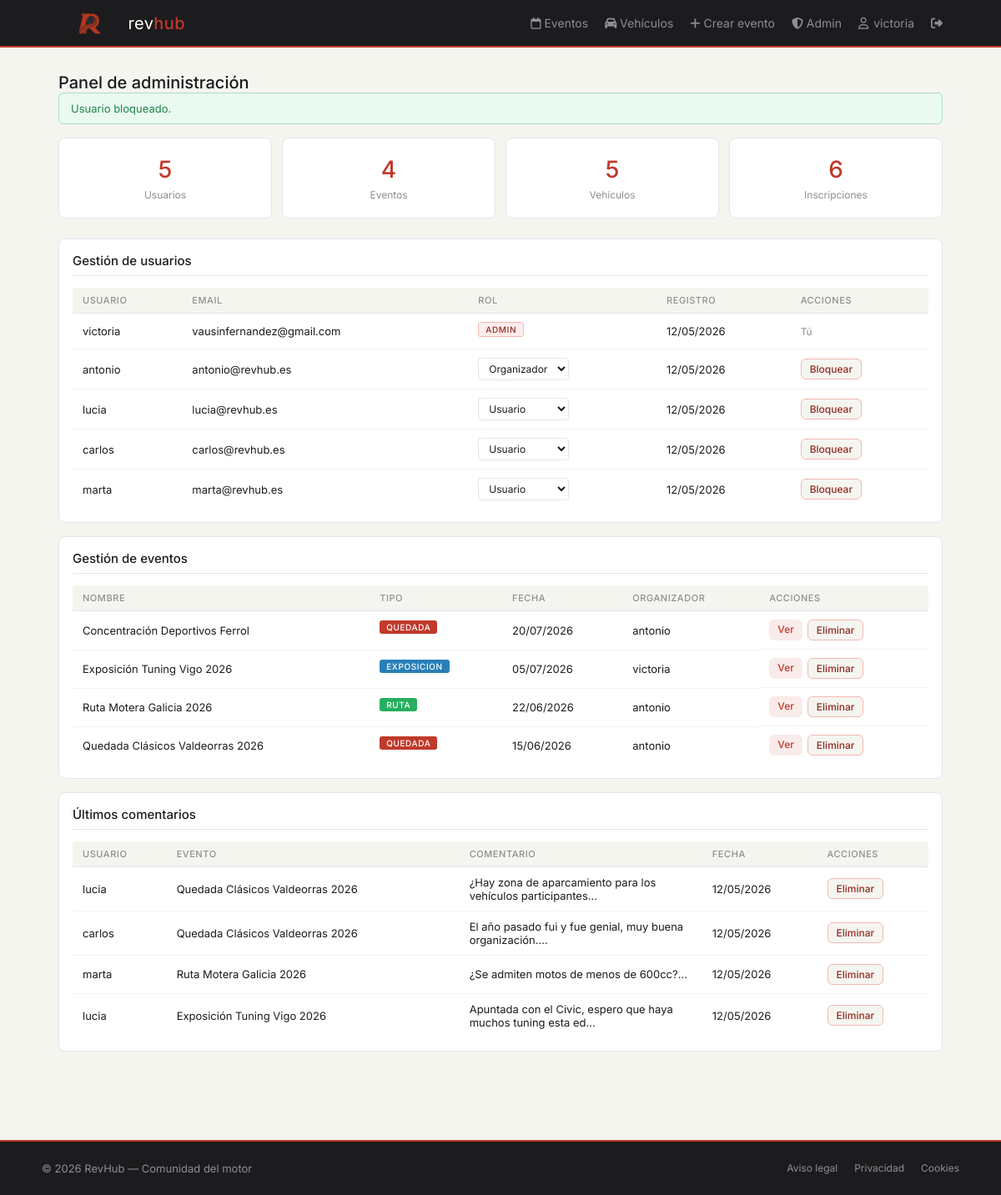
Page /admin.php?bloquear=2 (signed in) on the committed database.
### tables this page shows
CREATE TABLE usuarios (
  id_usuario     INT AUTO_INCREMENT PRIMARY KEY,
  nombre         VARCHAR(100)  NOT NULL,
  apellidos      VARCHAR(150)  NOT NULL,
  username       VARCHAR(50)   NOT NULL UNIQUE,
  email          VARCHAR(150)  NOT NULL UNIQUE,
  contrasena     VARCHAR(255)  NOT NULL,
  foto_perfil    VARCHAR(255),
  descripcion    TEXT,
  rol            ENUM('usuario', 'organizador', 'admin', 'bloqueado') NOT NULL DEFAULT 'usuario',
  fecha_registro DATETIME NOT NULL DEFAULT CURRENT_TIMESTAMP
);

CREATE TABLE eventos (
  id_evento                 INT AUTO_INCREMENT PRIMARY KEY,
  id_usuario                INT           NOT NULL,
  nombre                    VARCHAR(200)  NOT NULL,
  descripcion               TEXT,
  fecha                     DATE          NOT NULL,
  fecha_limite_inscripcion  DATE          DEFAULT NULL ,
  hora                      TIME          NOT NULL,
  ubicacion                 VARCHAR(255)  NOT NULL,
  salida                    VARCHAR(255)  DEFAULT NULL,
  destino                   VARCHAR(255)  DEFAULT NULL,
  puntos_intermedios        VARCHAR(1000) DEFAULT NULL,
  max_participantes         INT           NOT NULL DEFAULT 50,
  tipo_evento               VARCHAR(50)   NOT NULL,
  tipos_admitidos           VARCHAR(255),
  marcas_admitidas          VARCHAR(500),
  cartel                    VARCHAR(255),
  fecha_creacion            DATETIME      NOT NULL DEFAULT CURRENT_TIMESTAMP,
  FOREIGN KEY (id_usuario) REFERENCES usuarios(id_usuario)
);

CREATE TABLE comentarios (
  id_comentario INT AUTO_INCREMENT PRIMARY KEY,
  id_usuario    INT      NOT NULL,
  id_evento     INT      NOT NULL,
  texto         TEXT     NOT NULL,
  fecha         DATETIME NOT NULL DEFAULT CURRENT_TIMESTAMP,
  FOREIGN KEY (id_usuario) REFERENCES usuarios(id_usuario),
  FOREIGN KEY (id_evento)  REFERENCES eventos(id_evento)
);

### admin.php (the view, shortened to what this page needs)
<?php
include 'includes/cabecera.php';
include 'php/conexion.php';
$ok    = '';
if (isset($_GET['bloquear']) && is_numeric($_GET['bloquear'])) {
    $id_u = (int)$_GET['bloquear'];
    mysqli_query($conexion, "UPDATE usuarios SET rol = 'bloqueado' WHERE id_usuario = $id_u");
    $ok = 'Usuario bloqueado.';
}
$num_usuarios  = mysqli_fetch_assoc(mysqli_query($conexion, "SELECT COUNT(*) as t FROM usuarios"))['t'];
$num_eventos   = mysqli_fetch_assoc(mysqli_query($conexion, "SELECT COUNT(*) as t FROM eventos"))['t'];
$num_vehiculos = mysqli_fetch_assoc(mysqli_query($conexion, "SELECT COUNT(*) as t FROM vehiculos"))['t'];
$num_inscrip   = mysqli_fetch_assoc(mysqli_query($conexion, "SELECT COUNT(*) as t FROM inscripciones"))['t'];
$usuarios    = mysqli_query($conexion, "SELECT * FROM usuarios ORDER BY fecha_registro DESC");
$eventos     = mysqli_query($conexion,
    "SELECT e.*, u.username FROM eventos e
     JOIN usuarios u ON e.id_usuario = u.id_usuario
     ORDER BY e.fecha DESC"
);
$comentarios = mysqli_query($conexion,
    "SELECT c.*, u.username, e.nombre AS nombre_evento
     FROM comentarios c
     JOIN usuarios u ON c.id_usuario = u.id_usuario
     JOIN eventos e ON c.id_evento = e.id_evento
     ORDER BY c.fecha DESC LIMIT 10"
);
?>
<main>
    <div class="contenedor">
        <h2 class="pagina-titulo">Panel de administración</h2>
        <?php if ($ok): ?>
            <div class="alerta alerta-ok"><?= $ok ?></div>
        <?php endif; ?>
        <div class="admin-stats">
            <div class="stat-card">
                <span><?= $num_usuarios ?></span>
                <small>Usuarios</small>
            </div>
            <div class="stat-card">
                <span><?= $num_eventos ?></span>
                <small>Eventos</small>
            </div>
            <div class="stat-card">
                <span><?= $num_vehiculos ?></span>
                <small>Vehículos</small>
            </div>
            <div class="stat-card">
                <span><?= $num_inscrip ?></span>
                <small>Inscripciones</small>
            </div>
        </div>
        <div class="lateral-card">
            <h3>Gestión de usuarios</h3>
            <div class="tabla-scroll">
                <table class="tabla-admin">
                    <thead>
                        <tr>
                            <th>Usuario</th>
                            <th>Email</th>
                            <th>Rol</th>
                            <th>Registro</th>
                            <th>Acciones</th>
                        </tr>
                    </thead>
                    <tbody>
                        <?php while ($u = mysqli_fetch_assoc($usuarios)): ?>
                        <tr class="<?= $u['rol'] === 'bloqueado' ? 'fila-bloqueado' : '' ?>">
                            <td><?= htmlspecialchars($u['username']) ?></td>
                            <td><?= htmlspecialchars($u['email']) ?></td>
                            <td>
                                <?php if ($u['rol'] === 'bloqueado'): ?>
                                    <span class="estado-bloqueado">Bloqueado</span>
                                <?php elseif ($u['id_usuario'] == $_SESSION['usuario']): ?>
                                    <span class="etiqueta-rol etiqueta-<?= $u['rol'] ?>"><?= $u['rol'] ?></span>
                                <?php else: ?>
                                    <form method="POST" action="" class="form-rol">
                                        <select name="rol" onchange="this.form.submit()" class="select-rol">
                                            <option value="usuario"     <?= $u['rol'] === 'usuario'     ? 'selected' : '' ?>>Usuario</option>
                                            <option value="organizador" <?= $u['rol'] === 'organizador' ? 'selected' : '' ?>>Organizador</option>
                                        </select>
                                    </form>
                                <?php endif; ?>
                            </td>
                            <td><?= date('d/m/Y', strtotime($u['fecha_registro'])) ?></td>
                            <td>
                                <?php if ($u['id_usuario'] != $_SESSION['usuario']): ?>
                                    <?php if ($u['rol'] === 'bloqueado'): ?>
                                        <a href="/revhub/admin.php?desbloquear=<?= $u['id_usuario'] ?>"
                                           class="btn-accion btn-sm">
                                           Desbloquear
                                        </a>
                                    <?php else: ?>
                                        <a href="/revhub/admin.php?bloquear=<?= $u['id_usuario'] ?>"
                                           class="btn-peligro btn-sm"
                                           onclick="return confirm('¿Bloquear a <?= htmlspecialchars($u['username']) ?>?')">
                                           Bloquear
                                        </a>
                                    <?php endif; ?>
                                <?php else: ?>
                                    <span class="texto-gris">Tú</span>
                                <?php endif; ?>
                            </td>
                        </tr>
                        <?php endwhile; ?>
                    </tbody>
                </table>
            </div>
        </div>
        <div class="lateral-card">
            <h3>Gestión de eventos</h3>
            <div class="tabla-scroll">
                <table class="tabla-admin">
                    <thead>
                        <tr>
                            <th>Nombre</th>
                            <th>Tipo</th>
                            <th>Fecha</th>
                            <th>Organizador</th>
                            <th>Acciones</th>
                        </tr>
                    </thead>
                    <tbody>
                        <?php while ($ev = mysqli_fetch_assoc($eventos)): ?>
                        <tr>
                            <td><?= htmlspecialchars($ev['nombre']) ?></td>
                            <td><span class="etiqueta etiqueta-<?= $ev['tipo_evento'] ?>"><?= $ev['tipo_evento'] ?></span></td>
                            <td><?= date('d/m/Y', strtotime($ev['fecha'])) ?></td>
                            <td><?= htmlspecialchars($ev['username']) ?></td>
                            <td class="acciones-td">
                                <a href="/revhub/evento.php?id=<?= $ev['id_evento'] ?>"
                                   class="btn-accion btn-sm">Ver</a>
                                <a href="/revhub/admin.php?eliminar_evento=<?= $ev['id_evento'] ?>"
                                   class="btn-peligro btn-sm"
                                   onclick="return confirm('¿Eliminar este evento?')">
                                   Eliminar
                                </a>
                            </td>
                        </tr>
                        <?php endwhile; ?>
                    </tbody>
                </table>
            </div>
        </div>
        <div class="lateral-card">
            <h3>Últimos comentarios</h3>
            <div class="tabla-scroll">
                <table class="tabla-admin">
                    <thead>
                        <tr>
                            <th>Usuario</th>
                            <th>Evento</th>
                            <th>Comentario</th>
                            <th>Fecha</th>
                            <th>Acciones</th>
                        </tr>
                    </thead>
                    <tbody>
                        <?php while ($com = mysqli_fetch_assoc($comentarios)): ?>
                        <tr>
                            <td><?= htmlspecialchars($com['username']) ?></td>
                            <td><?= htmlspecialchars($com['nombre_evento']) ?></td>
                            <td class="td-texto"><?= htmlspecialchars(substr($com['texto'], 0, 60)) ?>...</td>
                            <td><?= date('d/m/Y', strtotime($com['fecha'])) ?></td>
                            <td>
                                <a href="/revhub/admin.php?eliminar_comentario=<?= $com['id_comentario'] ?>"
                                   class="btn-peligro btn-sm"
                                   onclick="return confirm('¿Eliminar este comentario?')">
                                   Eliminar
                                </a>
                            </td>
                        </tr>
                        <?php endwhile; ?>
                    </tbody>
                </table>
            </div>
        </div>
    </div>
</main>
<?php include 'includes/pie.php'; ?>

### css/style.css (style rules this page uses)
* { margin: 0; padding: 0; box-sizing: border-box; }
body { font-family: 'Inter', Arial, sans-serif; font-size: 14px; background: #F5F5F0; color: #1C1C1E; min-height: 100vh; display: flex; flex-direction: column; overflow-x: hidden; }
a { text-decoration: none; color: inherit; }
main { flex: 1; }
.btn-accion { display: inline-block; background: #F9EBEA; color: #C0392B; padding: 8px 18px; border-radius: 6px; font-size: 13px; font-family: 'Inter', Arial, sans-serif; font-weight: 500; border: none; cursor: pointer; }
.btn-peligro { display: inline-block; background: #F5F5F0; color: #922B21; padding: 8px 18px; border-radius: 6px; font-size: 13px; font-family: 'Inter', Arial, sans-serif; font-weight: 500; border: 1px solid #F5B7B1; cursor: pointer; }
.contenedor { max-width: 1100px; margin: 0 auto; padding: 30px 20px; }
.etiqueta { display: inline-block; font-size: 10px; font-weight: 500; padding: 2px 8px; border-radius: 3px; margin-bottom: 8px; text-transform: uppercase; letter-spacing: 0.06em; }
.etiqueta-quedada { background: #C0392B; color: #fff; }
.etiqueta-ruta { background: #27AE60; color: #fff; }
.etiqueta-exposicion { background: #2980B9; color: #fff; }
.alerta { padding: 10px 14px; border-radius: 6px; font-size: 13px; margin-bottom: 16px; }
.alerta-ok { background: #EAFAF1; color: #1E8449; border: 1px solid #A9DFBF; }
.lateral-card { background: #fff; border: 1px solid #E5E5EA; border-radius: 8px; padding: 16px; margin-bottom: 16px; }
.pagina-titulo { font-size: 20px; font-weight: 500; margin-bottom: 0; }
.etiqueta-rol { font-size: 10px; font-weight: 500; padding: 2px 8px; border-radius: 3px; text-transform: uppercase; letter-spacing: 0.06em; display: inline-block; margin-bottom: 4px; }
.etiqueta-admin { background: #FDEDEC; color: #922B21; border: 1px solid #F5B7B1; }
.admin-stats { display: grid; grid-template-columns: repeat(4, 1fr); gap: 12px; margin-bottom: 24px; }
.stat-card { background: #fff; border: 1px solid #E5E5EA; border-radius: 8px; padding: 20px; text-align: center; }
.stat-card span { display: block; font-size: 28px; font-weight: 500; color: #C0392B; margin-bottom: 4px; }
.stat-card small { font-size: 12px; color: #8E8E93; }
.tabla-scroll { overflow-x: auto; }
.tabla-admin { width: 100%; border-collapse: collapse; font-size: 13px; }
.tabla-admin th { text-align: left; padding: 8px 12px; background: #F5F5F0; font-size: 11px; font-weight: 500; color: #8E8E93; text-transform: uppercase; letter-spacing: 0.05em; border-bottom: 1px solid #E5E5EA; }
.tabla-admin td { padding: 10px 12px; border-bottom: 1px solid #F2F2F7; color: #1C1C1E; vertical-align: middle; }
.tabla-admin tr:last-child td { border-bottom: none; }
.btn-sm { padding: 4px 10px; font-size: 12px; }
.acciones-td { display: flex; gap: 6px; }
.td-texto { max-width: 200px; color: #636366; }
.form-rol { display: inline; }
.select-rol { padding: 4px 8px; border: 1px solid #E5E5EA; border-radius: 4px; font-size: 12px; font-family: 'Inter', Arial, sans-serif; color: #1C1C1E; background: #fff; cursor: pointer; }
.texto-gris { font-size: 12px; color: #8E8E93; }
.lateral-card h3 { font-size: 15px; font-weight: 500; margin-bottom: 14px; padding-bottom: 8px; border-bottom: 1px solid #E5E5EA; }

### rows in the picture
usuarios: username "victoria", email "vausinfernandez@gmail.com", rol "ADMIN", fecha_registro "12/05/2026", shows "Tú"
usuarios: username "antonio", email "antonio@revhub.es", rol "Organizador", fecha_registro "12/05/2026"
usuarios: username "lucia", email "lucia@revhub.es", rol "Usuario", fecha_registro "12/05/2026"
usuarios: username "carlos", email "carlos@revhub.es", rol "Usuario", fecha_registro "12/05/2026"
usuarios: username "marta", email "marta@revhub.es", rol "Usuario", fecha_registro "12/05/2026"
eventos: nombre "Concentración Deportivos Ferrol", tipo_evento "QUEDADA", fecha "20/07/2026", id_usuario.username "antonio"
eventos: nombre "Exposición Tuning Vigo 2026", tipo_evento "EXPOSICION", fecha "05/07/2026", id_usuario.username "victoria"
eventos: nombre "Ruta Motera Galicia 2026", tipo_evento "RUTA", fecha "22/06/2026", id_usuario.username "antonio"
eventos: nombre "Quedada Clásicos Valdeorras 2026", tipo_evento "QUEDADA", fecha "15/06/2026", id_usuario.username "antonio"
comentarios: id_usuario.username "lucia", id_evento.nombre "Quedada Clásicos Valdeorras 2026", texto "¿Hay zona de aparcamiento para los vehículos participantes", fecha "12/05/2026"
comentarios: id_usuario.username "carlos", id_evento.nombre "Quedada Clásicos Valdeorras 2026", texto "El año pasado fui y fue genial, muy buena organización.", fecha "12/05/2026"
comentarios: id_usuario.username "marta", id_evento.nombre "Ruta Motera Galicia 2026", texto "¿Se admiten motos de menos de 600cc?", fecha "12/05/2026"
comentarios: id_usuario.username "lucia", id_evento.nombre "Exposición Tuning Vigo 2026", texto "Apuntada con el Civic, espero que haya muchos tuning esta ed", fecha "12/05/2026"

### other values in the picture
$_SESSION['username'] "victoria"
$ok "Usuario bloqueado."
$num_usuarios "5"
$num_eventos "4"
$num_vehiculos "5"
$num_inscrip "6"
